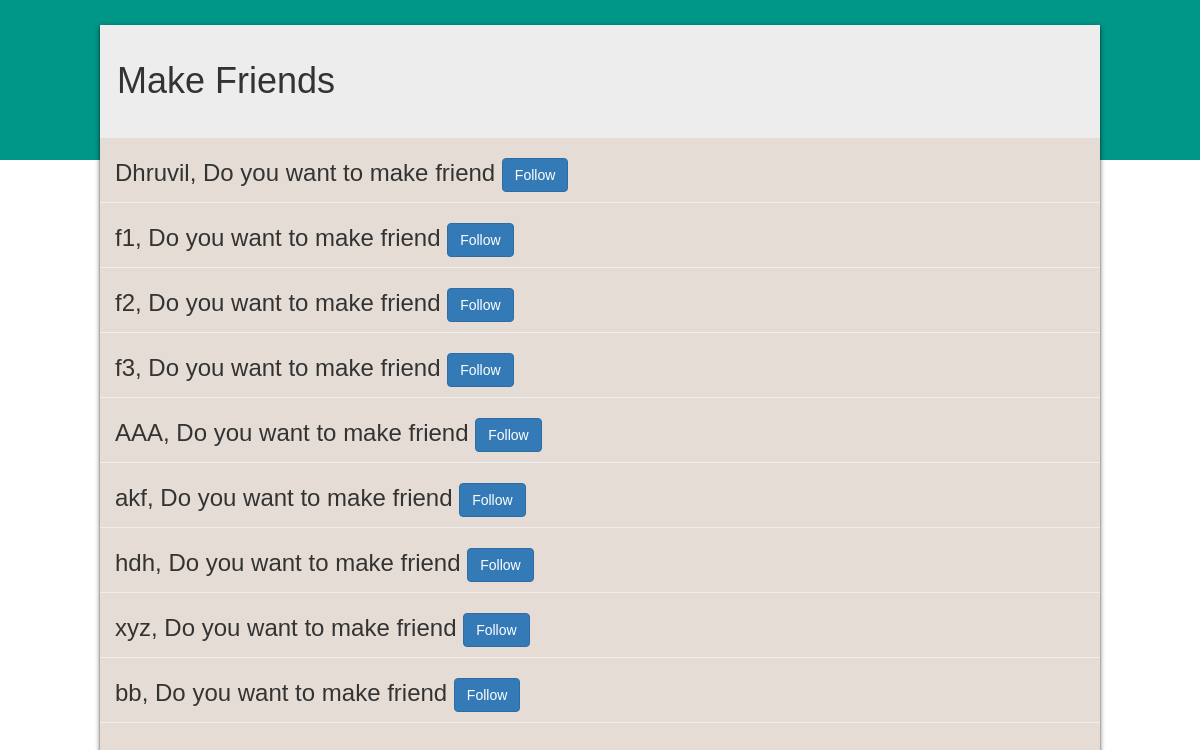
/store (signed in), run on an earlier commit of the app's database.
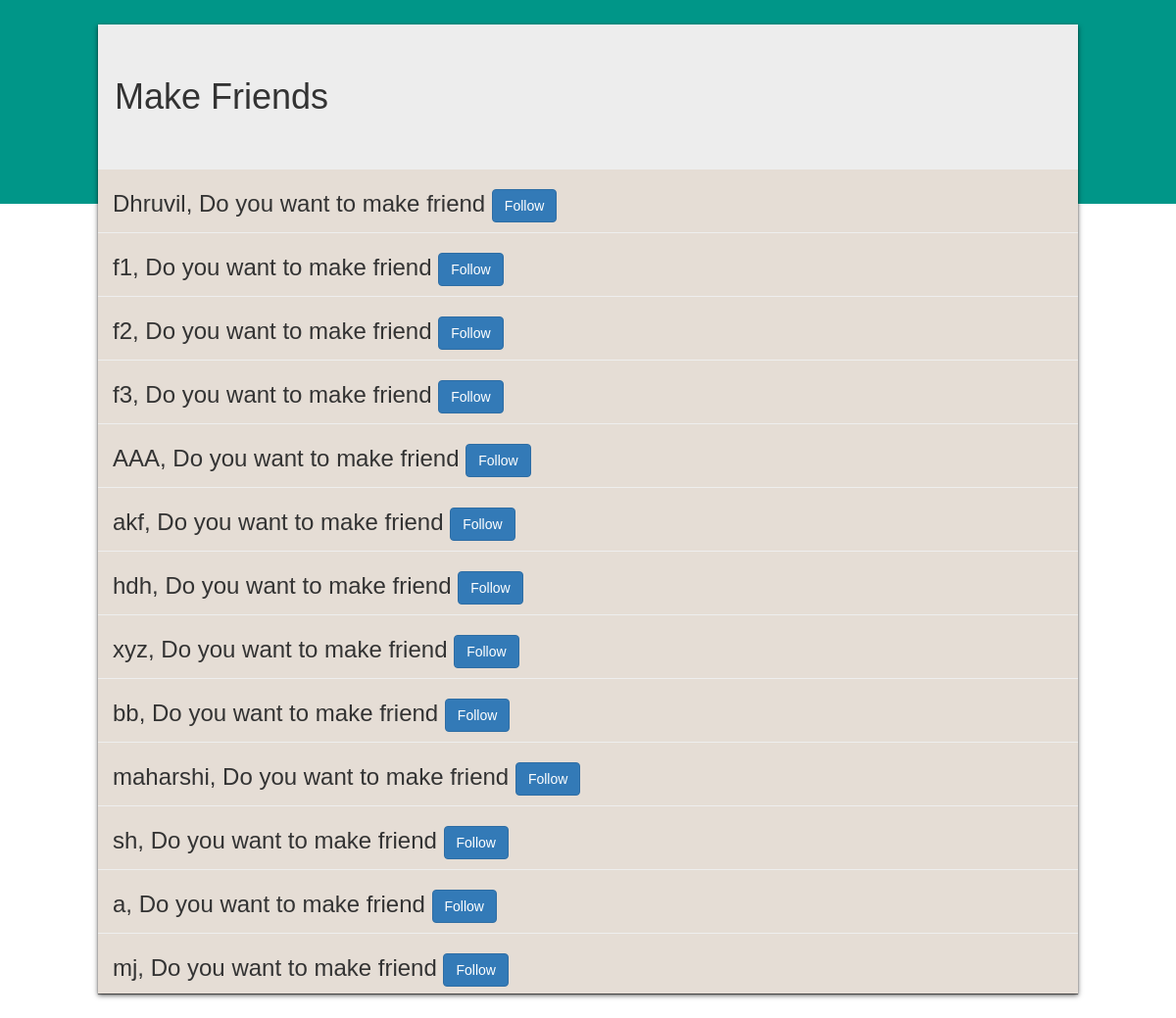
And on a later commit of the database.
### chatifyApp/models.py (models this page shows)
class User(AbstractUser):
    user_id = models.CharField(max_length=50,primary_key=True,null=False,blank=False)
    dob = models.DateField(null=True)
    phoneno = models.IntegerField(null=True)
    coins = models.IntegerField(default=100)
    theme_id = models.ForeignKey(Themes,on_delete=models.CASCADE,to_field='theme_id',default=1)

### chatifyApp/views.py (the view)
# urls.py: path('store',views.store,name='store'),
def store(request):
    if request.session.get('username') is None:
        return redirect('login')
    if request.method == 'POST':
        username = request.session.get('username')
        friend = request.POST.get('friend')
        print(friend)
        user_id = User.objects.get(user_id=username)
        friend_id = User.objects.get(user_id=friend)
        obj = Friend_List.objects.create(user_id=user_id,friend_id=friend_id,friend_since=date.today(),friend_status='pending')
        obj.save()
        return redirect('store')
    else :
        username = request.session.get('username')
        user_obj_list = User.objects.all()
        sent_frnd_obj_list = Friend_List.objects.filter(user_id=username,friend_status='pending') | Friend_List.objects.filter(friend_id=username,friend_status='pending')
        accept_frnd_obj_list = Friend_List.objects.filter(user_id=username,friend_status='accept') | Friend_List.objects.filter(friend_id=username,friend_status='accept')
        userObj = User.objects.get(username=username)
        all_user_list = []
        admin = 'a1'
        for user in user_obj_list:
            if user.username != username and user.username != admin:
                all_user_list.append(user.username)
        print("all_user_list:")
        print(all_user_list)
        accept_user_list = []
        for user in accept_frnd_obj_list:
            if user.user_id != userObj:
                accept_user_list.append(user.user_id.username)
            else:
                accept_user_list.append(user.friend_id.username)
        sent_user_list = []
        for user in sent_frnd_obj_list:
            if user.user_id != userObj:
                sent_user_list.append(user.user_id.username)
            else:
                sent_user_list.append(user.friend_id.username)
        final_list = []
        for u in all_user_list:
            if u not in accept_user_list:
                final_list.append(u)
        print("final_list:")
        print(final_list)
        print("sent_user_list:")
        print(sent_user_list)
        print("accept_user_list:")
        print(accept_user_list)
        return render(request,'store.html',{'userList':final_list,'sentList':sent_user_list,'user':username})

### templates/store.html (shortened to what this page needs)
{% load static %}
<!DOCTYPE html>
<html lang="en">
<head>
    <link rel="stylesheet" href="{% static 'styles/notification.css' %}">
    <link rel="stylesheet" href="https://maxcdn.bootstrapcdn.com/bootstrap/3.4.1/css/bootstrap.min.css">
</head>
<body>
    <div class="main-container">
        <div class="header">
            <h1>Make Friends</h1>
        </div>
        <div class="req-list">
            <form action="{% url 'store' %}" method="post">
                {% for u in userList %}
                <div class="req-box">
                    <h3>{{u}}, Do you want to make friend
                        {% if u in sentList %}
                        <button style="margin-right: 50px;" class="btn btn-secondary btn-right" name="friend" value="{{u}}">Sent</button></h3>
                        {% else %}
                        <button style="margin-right: 50px;" class="btn btn-primary btn-right" name="friend" value="{{u}}">Follow</button></h3>
                        {% endif %}
                </div>
                {% endfor %}
            </form>
        </div>
    </div>
</body>
</html>

### static/styles/notification.css (style rules this page uses)
* { margin: 0; padding: 0; box-sizing: border-box; font-family: 'Poppins', sans-serif; }
body { display: flex; justify-content: center; align-items: center; min-height: 100vh; background: #ccc; }
.main-container { position: relative; width: 1000px; max-width: 100%; height: calc(100vh - 50px); background: #e5ddd5; box-shadow: 0px 1px 1px 0 rgba(0,0,0,0.5), 0px 2px 5px 0 rgba(0,0,0,0.6); }
.header { width: 100%; height: 15%; display: flex; align-items: center; background-color:#ededed; padding-left: 0.7rem; }
.header h1 { margin:1rem; font-size: 36px; }
.req-list { position: relative; height:calc(100% - 15%); overflow-y: auto; }
.main-container .req-list .req-box { position: relative; width: 100%; display:flex; align-items:center; cursor: pointer; padding-left: 15px; border-bottom: 1px solid #eee; }

What changed in the data, as far as the page shows it:
added User: userList "maharshi"
added User: userList "sh"
added User: userList "mj"
Also different on the page:
new list line: ", Do you want to make friend Follow"
new list line: "a , Do you want to make friend Follow"
